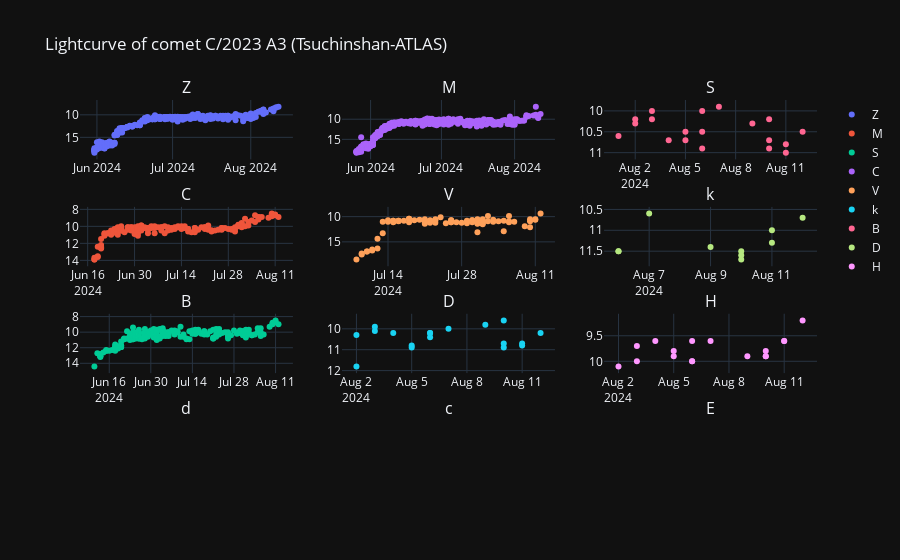

Notebook code cell kept with this figure:
### Code cell
# Variables a graficar
tiempo = curva_de_luz_cruda_df.obs_date
obs_method = curva_de_luz_cruda_df.obs_method_key.unique()

# Inicializar la figura con subplots
fig = make_subplots(rows=4, cols=3, subplot_titles= obs_method)

# Agregar trazas a los subplots
for metodo, fila, columna  in zip(obs_method, [1]*3 + [2]*3 + [3]*3, [1,2,3]*3):
    fig.add_trace(go.Scatter(x=tiempo, y=curva_de_luz_cruda_df.magnitude[curva_de_luz_cruda_df.obs_method_key == metodo], mode="markers",name = metodo), row = columna, col = fila)

# Actualizar el diseño de los subplots
fig.update_layout(title_text = 'Lightcurve of comet C/2023 A3 (Tsuchinshan-ATLAS)', template = 'plotly_dark')
fig.update_yaxes(autorange="reversed")

# Mostrar la figura
fig.show()

### Figure 1 — Plotly figure (JSON) as saved in the notebook; plotly's stock layout.template omitted (floating-point values rounded to 4 significant figures; data arrays with more than 128 entries replaced by an {"elided": "..."} marker saying what was removed)
{"data": [{"mode": "markers", "name": "Z", "type": "scatter", "x": {"elided": "1155 str values"}, "xaxis": "x", "y": {"elided": "292 float values"}, "yaxis": "y"}, {"mode": "markers", "name": "M", "type": "scatter", "x": {"elided": "1155 str values"}, "xaxis": "x4", "y": {"elided": "178 float values"}, "yaxis": "y4"}, {"mode": "markers", "name": "S", "type": "scatter", "x": {"elided": "1155 str values"}, "xaxis": "x7", "y": {"elided": "193 float values"}, "yaxis": "y7"}, {"mode": "markers", "name": "C", "type": "scatter", "x": {"elided": "1155 str values"}, "xaxis": "x2", "y": {"elided": "341 float values"}, "yaxis": "y2"}, {"mode": "markers", "name": "V", "type": "scatter", "x": {"elided": "1155 str values"}, "xaxis": "x5", "y": [9.4, 10.5, 10.6, 12.1, 10.5, 10.9, 11.9, 11, 10.9, 9.9, 11.1, 12.9, 10.8, 10.9, 10.6, 11, 10.9, 9.9, 10.9, 11, 10.9, 10.5, 11.5, 11.3, 10.5, 13.1, 11.3, 11.4, 10.7, 11.1, 10.7, 11.3, 10.8, 11.2, 11.1, 11.1, 10.7, 11.1, 10.7, 11.3, 10.1, 10.5, 11.2, 10.7, 10.8, 10.7, 11.2, 11.4, 11, 11.2, 10.5, 10.6, 10.7, 10.4, 11.1, 10.4, 10.8, 10.8, 10.8, 10.9, 10.8, 10.8, 11.1, 11, 10.7, 11, 13.3, 14.4, 16.3, 16.5, 16.7, 16.9, 16.9, 17.5, 17.3, 18.5], "yaxis": "y5"}, {"mode": "markers", "name": "k", "type": "scatter", "x": {"elided": "1155 str values"}, "xaxis": "x8", "y": [10.2, 10.7, 10.8, 10.7, 10.9, 9.6, 9.8, 10, 10.2, 10.2, 10.4, 10.9, 10.8, 10.2, 9.9, 10.1, 11.8, 10.3], "yaxis": "y8"}, {"mode": "markers", "name": "B", "type": "scatter", "x": {"elided": "1155 str values"}, "xaxis": "x3", "y": [10.5, 10.8, 11, 10.9, 10.7, 10.2, 10.3, 9.9, 10.9, 10.5, 10, 10.5, 10.7, 10.7, 10.2, 10, 10.2, 10.3, 10.6], "yaxis": "y3"}, {"mode": "markers", "name": "D", "type": "scatter", "x": {"elided": "1155 str values"}, "xaxis": "x6", "y": [10.7, 11, 11.3, 11.6, 11.5, 11.7, 11.4, 10.6, 11.5, 11.5], "yaxis": "y6"}, {"mode": "markers", "name": "H", "type": "scatter", "x": {"elided": "1155 str values"}, "xaxis": "x9", "y": [9.2, 9.6, 9.6, 9.8, 9.9, 9.9, 9.9, 9.6, 10, 9.6, 10, 9.9, 9.8, 9.6, 10, 9.7, 10.1], "yaxis": "y9"}], "layout": {"annotations": [{"font": {"size": 16}, "showarrow": false, "text": "Z", "x": 0.1444, "xanchor": "center", "xref": "paper", "y": 1, "yanchor": "bottom", "yref": "paper"}, {"font": {"size": 16}, "showarrow": false, "text": "M", "x": 0.5, "xanchor": "center", "xref": "paper", "y": 1, "yanchor": "bottom", "yref": "paper"}, {"font": {"size": 16}, "showarrow": false, "text": "S", "x": 0.8556, "xanchor": "center", "xref": "paper", "y": 1, "yanchor": "bottom", "yref": "paper"}, {"font": {"size": 16}, "showarrow": false, "text": "C", "x": 0.1444, "xanchor": "center", "xref": "paper", "y": 0.7188, "yanchor": "bottom", "yref": "paper"}, {"font": {"size": 16}, "showarrow": false, "text": "V", "x": 0.5, "xanchor": "center", "xref": "paper", "y": 0.7188, "yanchor": "bottom", "yref": "paper"}, {"font": {"size": 16}, "showarrow": false, "text": "k", "x": 0.8556, "xanchor": "center", "xref": "paper", "y": 0.7188, "yanchor": "bottom", "yref": "paper"}, {"font": {"size": 16}, "showarrow": false, "text": "B", "x": 0.1444, "xanchor": "center", "xref": "paper", "y": 0.4375, "yanchor": "bottom", "yref": "paper"}, {"font": {"size": 16}, "showarrow": false, "text": "D", "x": 0.5, "xanchor": "center", "xref": "paper", "y": 0.4375, "yanchor": "bottom", "yref": "paper"}, {"font": {"size": 16}, "showarrow": false, "text": "H", "x": 0.8556, "xanchor": "center", "xref": "paper", "y": 0.4375, "yanchor": "bottom", "yref": "paper"}, {"font": {"size": 16}, "showarrow": false, "text": "d", "x": 0.1444, "xanchor": "center", "xref": "paper", "y": 0.1562, "yanchor": "bottom", "yref": "paper"}, {"font": {"size": 16}, "showarrow": false, "text": "c", "x": 0.5, "xanchor": "center", "xref": "paper", "y": 0.1562, "yanchor": "bottom", "yref": "paper"}, {"font": {"size": 16}, "showarrow": false, "text": "E", "x": 0.8556, "xanchor": "center", "xref": "paper", "y": 0.1562, "yanchor": "bottom", "yref": "paper"}], "title": {"text": "Lightcurve of comet C/2023 A3 (Tsuchinshan-ATLAS)"}, "xaxis": {"anchor": "y", "domain": [0, 0.2889]}, "xaxis10": {"anchor": "y10", "domain": [0, 0.2889]}, "xaxis11": {"anchor": "y11", "domain": [0.3556, 0.6444]}, "xaxis12": {"anchor": "y12", "domain": [0.7111, 1]}, "xaxis2": {"anchor": "y2", "domain": [0.3556, 0.6444]}, "xaxis3": {"anchor": "y3", "domain": [0.7111, 1]}, "xaxis4": {"anchor": "y4", "domain": [0, 0.2889]}, "xaxis5": {"anchor": "y5", "domain": [0.3556, 0.6444]}, "xaxis6": {"anchor": "y6", "domain": [0.7111, 1]}, "xaxis7": {"anchor": "y7", "domain": [0, 0.2889]}, "xaxis8": {"anchor": "y8", "domain": [0.3556, 0.6444]}, "xaxis9": {"anchor": "y9", "domain": [0.7111, 1]}, "yaxis": {"anchor": "x", "autorange": "reversed", "domain": [0.8438, 1]}, "yaxis10": {"anchor": "x10", "autorange": "reversed", "domain": [0, 0.1562]}, "yaxis11": {"anchor": "x11", "autorange": "reversed", "domain": [0, 0.1562]}, "yaxis12": {"anchor": "x12", "autorange": "reversed", "domain": [0, 0.1562]}, "yaxis2": {"anchor": "x2", "autorange": "reversed", "domain": [0.8438, 1]}, "yaxis3": {"anchor": "x3", "autorange": "reversed", "domain": [0.8438, 1]}, "yaxis4": {"anchor": "x4", "autorange": "reversed", "domain": [0.5625, 0.7188]}, "yaxis5": {"anchor": "x5", "autorange": "reversed", "domain": [0.5625, 0.7188]}, "yaxis6": {"anchor": "x6", "autorange": "reversed", "domain": [0.5625, 0.7188]}, "yaxis7": {"anchor": "x7", "autorange": "reversed", "domain": [0.2812, 0.4375]}, "yaxis8": {"anchor": "x8", "autorange": "reversed", "domain": [0.2812, 0.4375]}, "yaxis9": {"anchor": "x9", "autorange": "reversed", "domain": [0.2812, 0.4375]}}}
